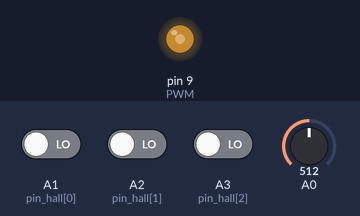
Bench run of a sketch on a simulated Arduino Uno, built with avr-gcc and run on an emulated ATmega328P. Shown: output pins drawn as LEDs (lit = HIGH). Inputs (shaded band) come from the test bench; at power-on: A0 = 512, A1 (pin_hall[0]) LOW, A2 (pin_hall[1]) LOW, A3 (pin_hall[2]) LOW.

Above: at 1.2 s.
1.3 s: A0 set to 716
At 2.5 s:
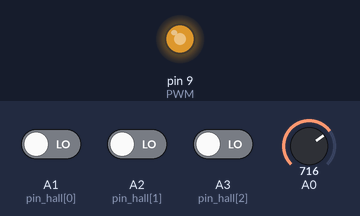
2.8 s: A0 set to 900
At 3.6 s:
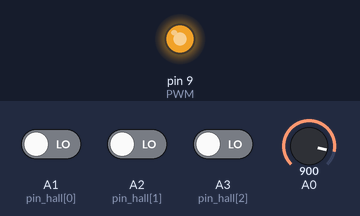
4.3 s: A0 set to 122
At 4.8 s:
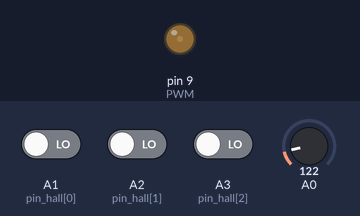
5.8 s: A0 set to 0
At 7.0 s:
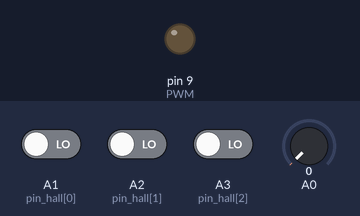
7.3 s: A0 set to 511
At 8.3 s:
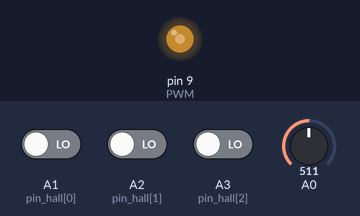
Timing chart, 0 to 9.8 s (numbered marks = the images above; inputs shaded):
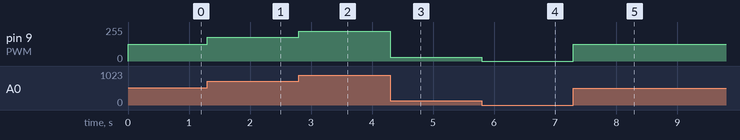

The sketch:

main.ino
```cpp
int pin_hall[] = {A1, A2, A3}; // {Hall_1, Hall_2, Hall_3}
int pin_trigger[] = {2, 3, 4, 5, 6, 7}; // {H1, H2, H3, L1, L2, L3}

const int PWM = 9;
const int ind_0 = 10;
const int ind_1 = 11;
const int ind_2 = 12;

byte data_hall[3] = {0};
int kecepatan = 0;

void setup() {
  // put your setup code here, to run once:
  //Serial.begin(9600);

  for(int i=0; i<3; i++){
      pinMode(pin_hall[i], INPUT);
    }
  for(int i=0; i<6; i++){
      pinMode(pin_trigger[i], OUTPUT);
    }
  pinMode(PWM, OUTPUT);
}

void loop() {

  baca_hall();

//  if(digitalRead(pin_hall[0]) == HIGH){digitalWrite(ind_0, HIGH);} else{digitalWrite(ind_0, LOW);}
//  if(digitalRead(pin_hall[1]) == HIGH){digitalWrite(ind_1, HIGH);} else{digitalWrite(ind_1, LOW);}
//  if(digitalRead(pin_hall[2]) == HIGH){digitalWrite(ind_2, HIGH);} else{digitalWrite(ind_2, LOW);}

  kecepatan = analogRead(A0);
  kecepatan = map(kecepatan, 0, 1023, 0, 255);
  //Serial.println(kecepatan);
  analogWrite(PWM, kecepatan);

  // put your main code here, to run repeatedly:
  if     (data_hall[0] == 1 && data_hall[1] == 0 && data_hall[2] == 1){trigger_mosfet(1, 0, 0, 0, 1, 0);}
  else if(data_hall[0] == 1 && data_hall[1] == 0 && data_hall[2] == 0){trigger_mosfet(1, 0, 0, 0, 0, 1);}
  else if(data_hall[0] == 1 && data_hall[1] == 1 && data_hall[2] == 0){trigger_mosfet(0, 1, 0, 0, 0, 1);}
  else if(data_hall[0] == 0 && data_hall[1] == 1 && data_hall[2] == 0){trigger_mosfet(0, 1, 0, 1, 0, 0);}
  else if(data_hall[0] == 0 && data_hall[1] == 1 && data_hall[2] == 1){trigger_mosfet(0, 0, 1, 1, 0, 0);}
  else if(data_hall[0] == 0 && data_hall[1] == 0 && data_hall[2] == 1){trigger_mosfet(0, 0, 1, 0, 1, 0);}

}

void trigger_mosfet(bool H1, bool H2, bool H3, bool L1, bool L2, bool L3){
  bool logic[] = {H1, H2, H3, L1, L2, L3};
  for(int i=0; i<6; i++){
      digitalWrite(pin_trigger[i], logic[i]);
    }
  }

void baca_hall(){
  for(int i=0; i<3; i++){
      data_hall[i] = digitalRead(pin_hall[i]);
    }
  }
```

Measured:
- after the input at 1.3 s, pin 9 (PWM): 127/255 → 178/255 at once
- after the input at 2.8 s, pin 9 (PWM): 178/255 → 224/255 at once
- after the input at 4.3 s, pin 9 (PWM): 224/255 → 30/255 at once
- after the input at 5.8 s, pin 9 (PWM): 30/255 → 0/255 at once
- after the input at 7.3 s, pin 9 (PWM): 0/255 → 127/255 at once
